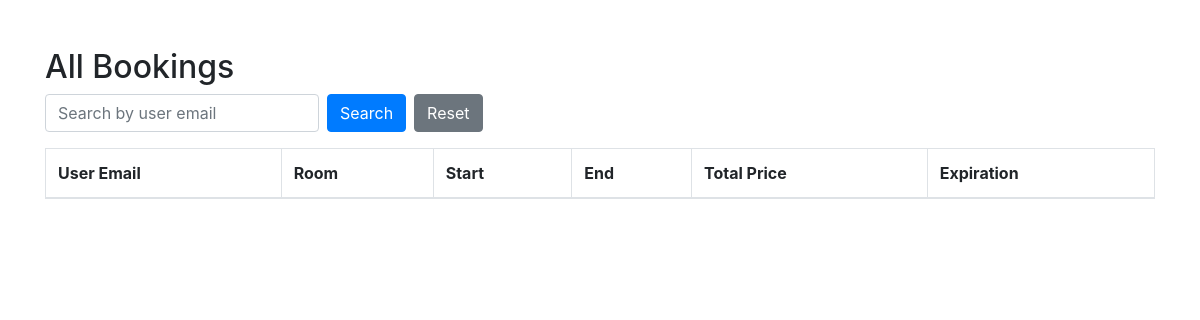
The app's page /admin/bookings, older data.
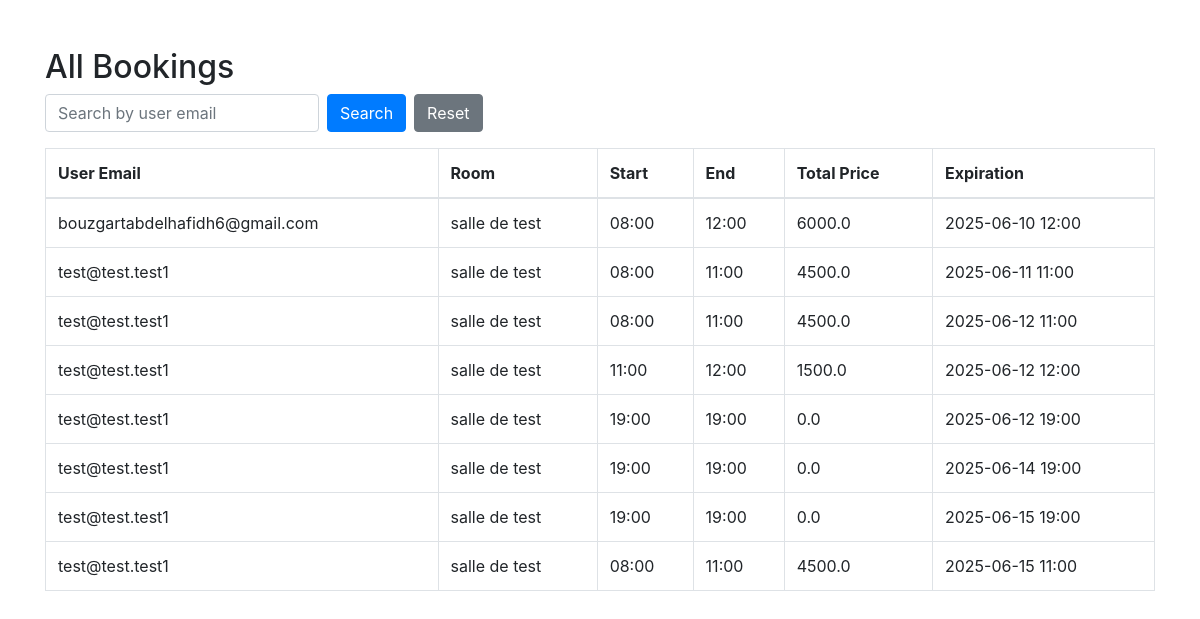
The same page, newer data.
### models.py (models this page shows)
class Booking(db.Model):
    __tablename__ = 'bookings'
    id = db.Column(db.Integer, primary_key=True)
    user_id = db.Column(db.Integer, db.ForeignKey('users.id'), nullable=False)
    room_id = db.Column(db.Integer, db.ForeignKey('rooms.id'), nullable=False)
    date = db.Column(db.Date, nullable=False)
    start_time = db.Column(db.Time, nullable=False)
    slot_count = db.Column(db.Integer, nullable=False)    # nombre de slot réservé
    total_price = db.Column(db.Float, nullable=True)

class User(db.Model):
    __tablename__ = 'users'
    id = db.Column(db.Integer, primary_key=True)
    name = db.Column(db.String(100), nullable=False)
    email = db.Column(db.String(120), unique=True, nullable=False)
    number = db.Column(db.Integer,unique=True,nullable=False)
    password = db.Column(db.String(100), nullable=False)
    role = db.Column(db.String(20), default='Normal user')
    balance = db.Column(db.Float, default=0.0)
    bookings = db.relationship('Booking', backref='user')
    recharges = db.relationship('Recharge', backref='user')

class Room(db.Model):
    __tablename__ = 'rooms'
    id = db.Column(db.Integer, primary_key=True)
    name = db.Column(db.String(100), nullable=False)
    capacity = db.Column(db.Integer, nullable=False)
    slot_price = db.Column(db.Float, nullable=False)
    slot_duration =db.Column(db.Integer,nullable=False,default=60)  #ppar défault 1h
    location_id = db.Column(db.Integer, db.ForeignKey('locations.id'), nullable=False)
    bookings = db.relationship('Booking', backref='room')
    image_data = db.Column(db.LargeBinary)

### admin_bcnslg_bleu.py (the view)
@admin_bp.route('/bookings')
def bookings_page():
    from data_access1 import get_all_bookings
    search_email = request.args.get('search_email', '').strip().lower()
    bookings = get_all_bookings()
    if search_email:
        bookings = [b for b in bookings if b.user and b.user.email and search_email in b.user.email.lower()]
    return render_template('bookings.html', bookings=bookings)

### app.py (called while the page is built)
@app.template_filter('zfill')
def zfill_filter(s, width=2):
    return str(s).zfill(width)

### data_access1.py (called while the page is built)
def get_all_bookings():
    return Booking.query.all()

### templates/bookings.html (shortened to what this page needs)
<!DOCTYPE html>
<html lang="en">
<head>
    <link rel="stylesheet" href="https://stackpath.bootstrapcdn.com/bootstrap/4.5.2/css/bootstrap.min.css">
</head>
<body>
<div class="container mt-5">
    <h2>All Bookings</h2>
    <form method="get" class="form-inline mb-3">
        <input type="text" name="search_email" class="form-control mr-2" placeholder="Search by user email" value="{{ request.args.get('search_email', '') }}">
        <button type="submit" class="btn btn-primary">Search</button>
        <a href="{{ url_for('admin_bp.bookings_page') }}" class="btn btn-secondary ml-2">Reset</a>
    </form>
    <table class="table table-bordered">
        <thead>
            <tr>
                <th>User Email</th>
                <th>Room</th>
                <th>Start</th>
                <th>End</th>
                <th>Total Price</th>
                <th>Expiration</th>
            </tr>
        </thead>
        <tbody>
            {% for booking in bookings %}
            <tr>
                <td>{{ booking.user.email }}</td>
                <td>{{ booking.room.name }}</td>
                <td>{{ booking.start_time.strftime('%H:%M') }}</td>
                <td>
                    {% set total_minutes = booking.start_time.minute + booking.slot_count * booking.room.slot_duration %}
                    {% set end_hour = booking.start_time.hour + (total_minutes // 60) %}
                    {% set end_minute = total_minutes % 60 %}
                    {{ end_hour|string|zfill(2) }}:{{ end_minute|string|zfill(2) }}
                </td>
                <td>{{ booking.total_price }}</td>
                <td>
                    {{ booking.date }} {{ end_hour|string|zfill(2) }}:{{ end_minute|string|zfill(2) }}
                </td>
            </tr>
            {% endfor %}
        </tbody>
    </table>
</div>
</body>
</html>

Row changes from the older to the newer data that the page shows:
added Booking: user.email "bouzgartabdelhafidh6@gmail.com", room.name "salle de test", start_time "08:00", end_hour "12", end_minute "00", total_price "6000.0", date "2025-06-10"
added Booking: user.email "test@test.test1", room.name "salle de test", start_time "08:00", end_hour "11", end_minute "00", total_price "4500.0", date "2025-06-11"
added Booking: user.email "test@test.test1", room.name "salle de test", start_time "08:00", end_hour "11", end_minute "00", total_price "4500.0", date "2025-06-12"
added Booking: user.email "test@test.test1", room.name "salle de test", start_time "11:00", end_hour "12", end_minute "00", total_price "1500.0", date "2025-06-12"
added Booking: user.email "test@test.test1", room.name "salle de test", start_time "19:00", end_hour "19", end_minute "00", total_price "0.0", date "2025-06-12"
added Booking: user.email "test@test.test1", room.name "salle de test", start_time "19:00", end_hour "19", end_minute "00", total_price "0.0", date "2025-06-14"
added Booking: user.email "test@test.test1", room.name "salle de test", start_time "19:00", end_hour "19", end_minute "00", total_price "0.0", date "2025-06-15"
added Booking: user.email "test@test.test1", room.name "salle de test", start_time "08:00", end_hour "11", end_minute "00", total_price "4500.0", date "2025-06-15"
